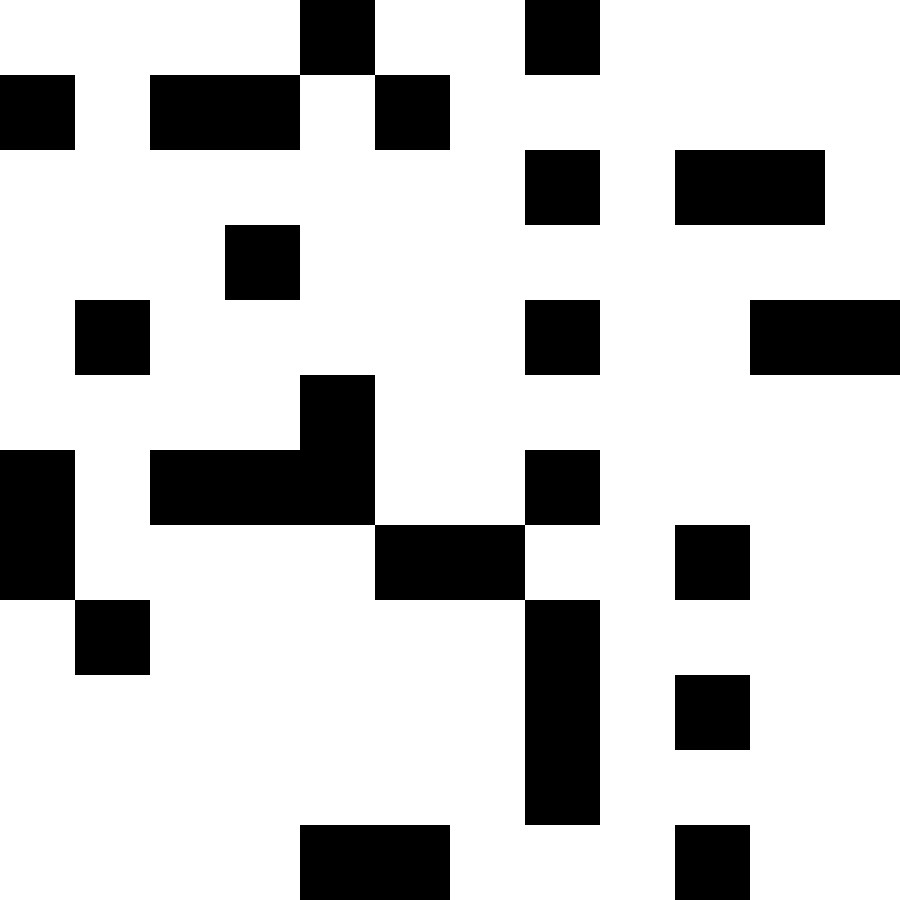
Frame 1 (no input)
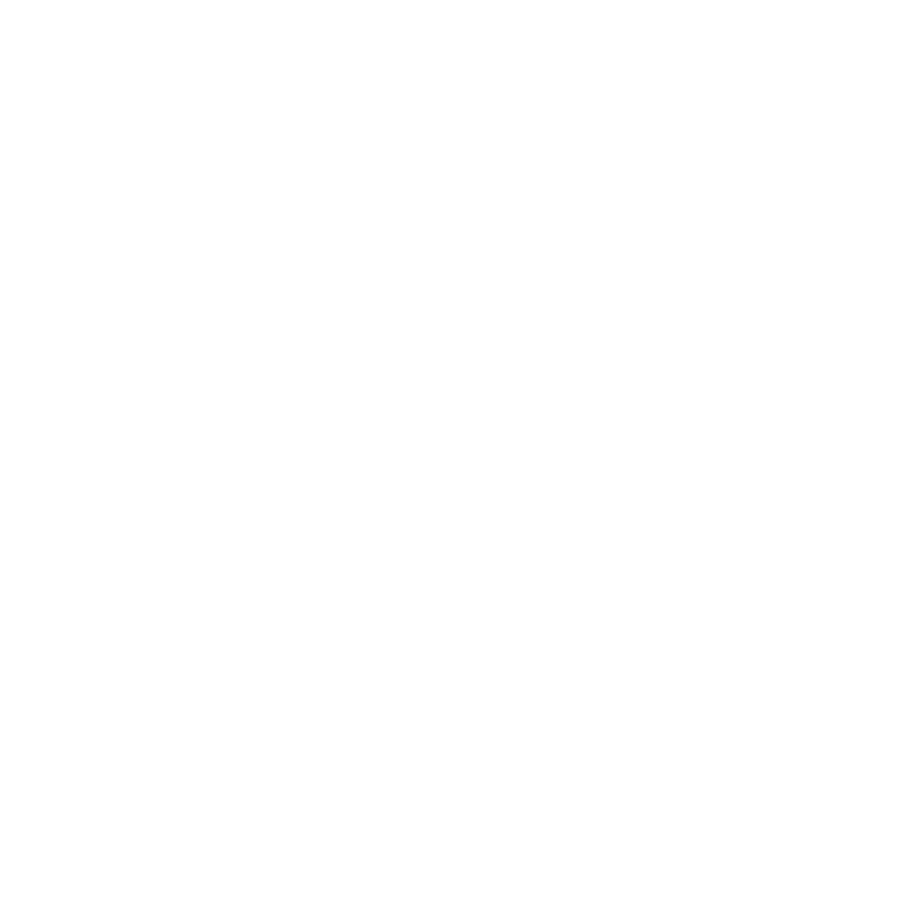
Frame 60 (no input)
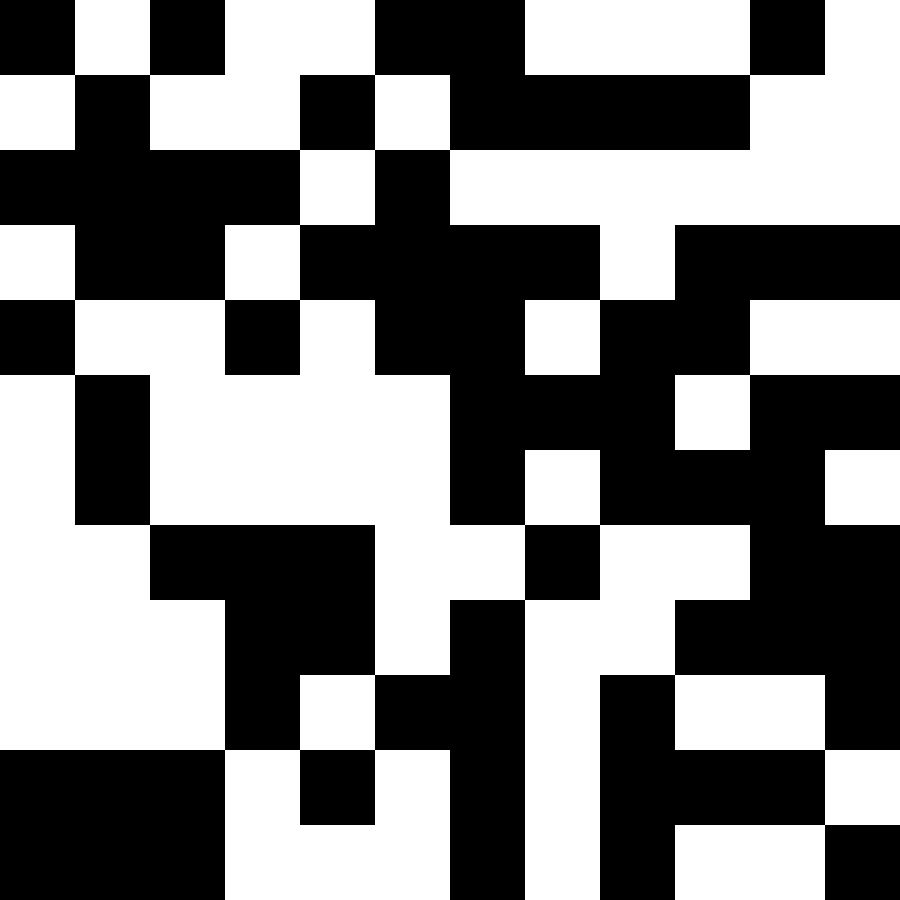
Frame 120 (the mouse pressed at the canvas centre since frame 60)

The p5.js sketch that drew these frames (run headless with seeded random() and noise() and a simulated clock; from frame 60 on, the mouse is pressed at the canvas centre):

// p5.js sketch
// ── sketch.js
"use strict";

let cells = []
let sideLength = 900
let numCells = 12
let subCells = 3

function setup() {
  createCanvas(sideLength, sideLength)
  background(0)
  let unit = sideLength / numCells
  for (let x = unit; x <= width + unit; x += unit) {
    for (let y = unit; y <= height + unit; y += unit) {
      let cell = new Cell(x, y, unit, subCells)
      cells.push(cell)
      // drawMainGrid(x, y)
    }
  }
  // noLoop()
}

function draw() {
  background(0)
  for (let cell of cells) {
    cell.show()
  }
}

function drawMainGrid(x, y) {
  strokeWeight(2)
  stroke(248, 184, 0) // yellow
  line(x, 0, x, height)
  line(0, y, width, y)
}

// ── cell.js
"use strict";

class Cell {
  constructor(x, y, size, subcells) {
    this.tx       = random()
    this.x        = x
    this.y        = y
    this.size     = size
    this.subcells = subcells
    this.subunit  = size / subcells
  }

  show() {
    this.tx += 0.01
    for (let i = 1; i <= this.subcells; i++) {
      for (let j = 1; j <= this.subcells; j++) {
        this.drawSubGrid(i, j)
      }
    }
  }

  drawSubGrid(i, j) {
    let dx = this.x - (this.subunit * i)
    let dy = this.y - (this.subunit * j)
    // this.drawPoints(dx, dy)
    // this.drawLines(dx, dy)
    this.drawRects(dx, dy)
    // this.drawCircles(dx, dy)
    // this.drawCircles(dx, dy, true)
  }

  drawLines(dx, dy) {
    strokeWeight(1)
    stroke(124, 124, 124)
    line(dx, dy, dx + this.subunit, dy)
    line(dx, dy, dx, dy + this.subunit)
  }

  drawPoints(dx, dy) {
    strokeWeight(5)
    stroke(248, 56, 0)
    point(dx, dy)
  }

  drawRects(dx, dy) {
    let rnd = noise(this.tx)
    let fil = (rnd >= 0.5) ? 0 : 255
    fill(fil)
    noStroke()
    rect(dx, dy, this.subunit, this.subunit)
  }

  drawCircles(dx, dy, corner = false) {
    strokeWeight(0.7)
    noFill()
    if (corner) {
      stroke(164, 228, 252)
      ellipseMode(CORNER)
    } else {
      stroke(0, 168, 68)
      ellipseMode(CENTER)
    }
    // ellipse(dx, dy, this.subunit, this.subunit)
    let nx = this.subunit * noise(this.tx)
    ellipse(dx, dy, nx, nx)
  }
}

// ── subcell.js
"use strict";

class Subcell {
  constructor(x, y, size) {
    this.tx       = random()
    this.inc      = 0.05
    this.x        = x
    this.y        = y
    this.size     = size
  }

  show() {
    this.tx += this.inc
    // this.drawRect()
    this.drawLines()
    this.drawCircle(true) // blue
    this.drawCircle() // green
    this.drawPoint()
  }

  drawRect() {
    let rnd = noise(this.tx)
    let fil = (rnd >= 0.5) ? 0 : 255
    fill(fil)
    noStroke()
    rect(this.x, this.y, this.size, this.size)
  }

  drawPoint() {
    strokeWeight(5)
    stroke(248, 56, 0)
    point(this.x, this.y)
  }

  drawLines() {
    strokeWeight(1)
    stroke(124, 124, 124)
    line(this.x, this.y, this.x + this.size, this.y)
    line(this.x, this.y, this.x, this.y + this.size)
  }

  drawCircle(corner = false) {
    strokeWeight(0.7)
    noFill()
    if (corner) {
      stroke(164, 228, 252)
      ellipseMode(CORNER)
    } else {
      stroke(0, 168, 68)
      ellipseMode(CENTER)
    }
    ellipse(this.x, this.y, this.size, this.size)
  }

}
